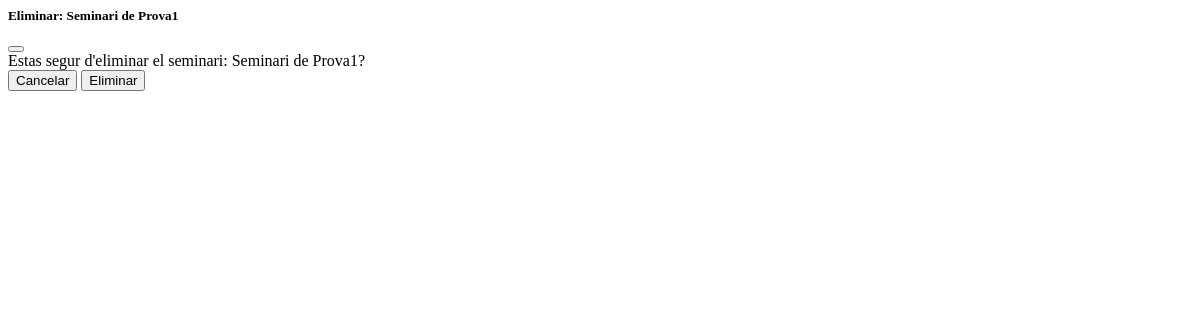
The page /aplicacions/projecte_batxillerat/eliminar_seminari/7/ (signed in) on the database as committed earlier.
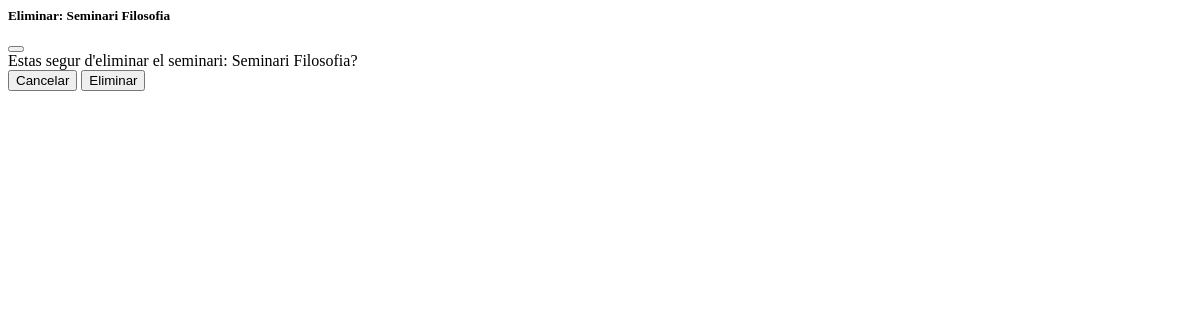
The same page on the database as committed later.
### batxillerat_projecte/models.py (models this page shows, shortened)
class Seminari(models.Model):
    nom = models.CharField(max_length=100)
    departament = models.ForeignKey(Departament, on_delete=models.CASCADE)
    places = models.PositiveSmallIntegerField()

### batxillerat_projecte/views.py (the view)
# urls.py: path('eliminar_seminari/<int:pk>/',EliminarSeminari.as_view() , name='eliminar-seminari'),
class EliminarSeminari(LoginRequiredMixin, generic.DeleteView):
    @method_decorator(professor_encarregat)
    def dispatch(self, request, *args, **kwargs):
        return super().dispatch(request, *args, **kwargs)
    template_name = "batx_seminaris/seminari_crud/eliminar_seminari.html"
    success_url = reverse_lazy("batxSeminaris:manteniment-formulari")
    queryset = Seminari.objects.all()

### batxillerat_projecte/templates/batx_seminaris/seminari_crud/eliminar_seminari.html (shortened to what this page needs)
{% load crispy_forms_tags %}
<div class="modal-dialog">
    <div class="modal-content">
    <div class="modal-header">
        <h5 class="modal-title">Eliminar: {{seminari.nom}}</h5>
        <button type="button" class="btn-close" data-bs-dismiss="modal" aria-label="Close"></button>
    </div>
    <form action="{% url 'batxSeminaris:eliminar-seminari' seminari.id %}" method="POST">
        <div class="modal-body">
            Estas segur d'eliminar el seminari: {{seminari.nom}}?
        </div>
        <div class="modal-footer">
            <button type="button" class="btn btn-secondary" data-bs-dismiss="modal">Cancelar</button>
            <button type="submit" class="btn btn-primary">Eliminar</button>
        </div>
    </form>
</div>

Rows that differ between the two databases and show on the page:
changed Seminari: nom "Seminari de Prova1" → "Seminari Filosofia"
